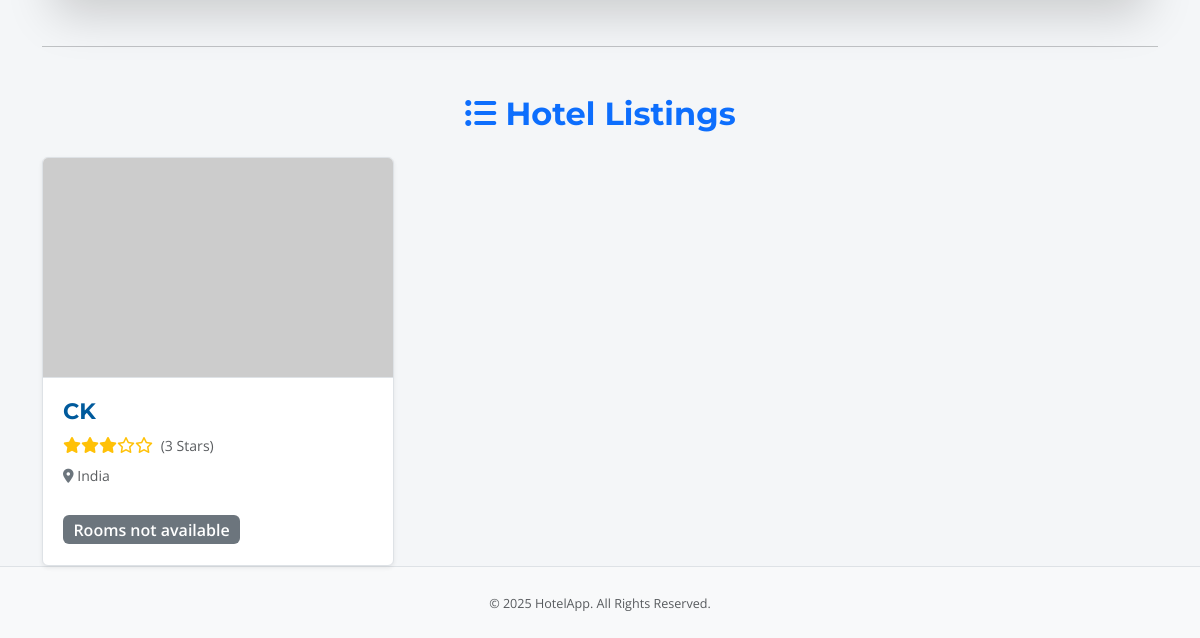
Before: / (lower part) with the older database file.
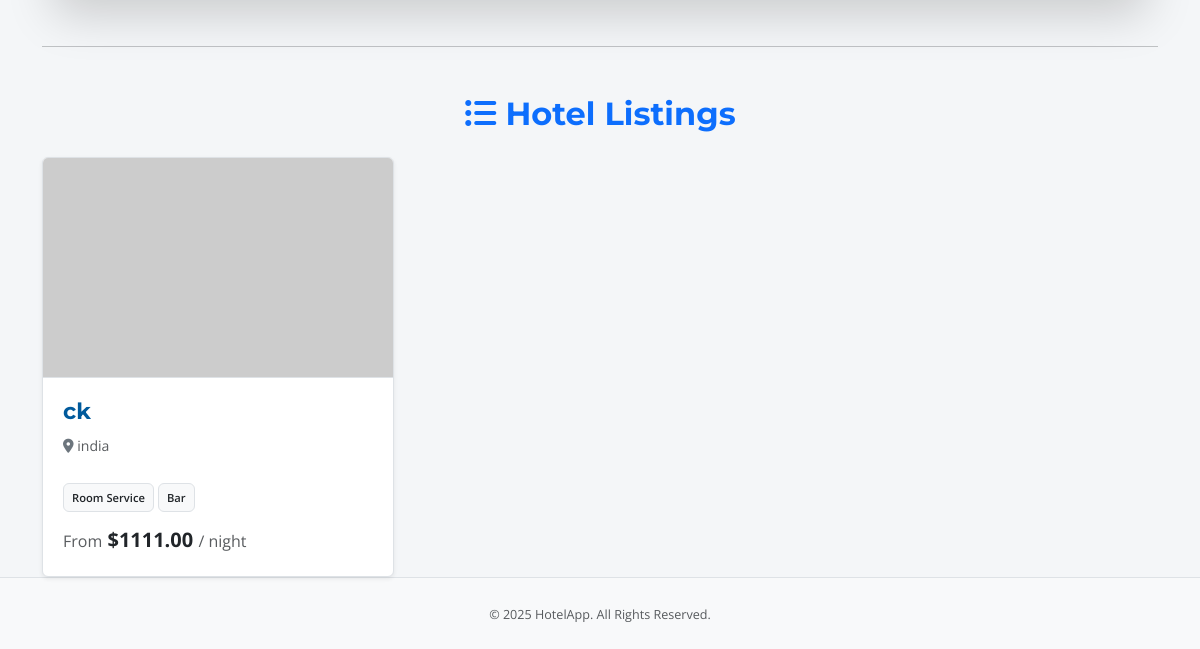
After: the same page with the newer database file.
### app.py (models this page shows, shortened)
class Hotel(db.Model):
    id = db.Column(db.Integer, primary_key=True)
    name = db.Column(db.String(100), nullable=False)
    location = db.Column(db.String(200), nullable=False)
    description = db.Column(db.Text, nullable=True)
    price_per_night = db.Column(db.Float, nullable=True)
    image_url = db.Column(db.String(255), nullable=True, default='https://via.placeholder.com/800x500.png?text=Main+Hotel+Image')
    owner_id = db.Column(db.Integer, db.ForeignKey('user.id', ondelete='CASCADE'), nullable=False)
    is_approved = db.Column(db.Boolean, default=False, nullable=False)
    star_rating = db.Column(db.Integer, nullable=True)
    amenities = db.relationship('Amenity', secondary=hotel_amenities, lazy='subquery', backref=db.backref('hotels', lazy=True))
    latitude = db.Column(db.Float, nullable=True)
    longitude = db.Column(db.Float, nullable=True)
    gallery_images = db.relationship('HotelImage', backref='hotel_ref', lazy='dynamic', cascade="all, delete-orphan")
    bookings = db.relationship('Booking', backref='hotel', lazy=True, foreign_keys='Booking.hotel_id', cascade="all, delete-orphan")
    wishlisted_by_users = db.relationship('Wishlist', backref='hotel', lazy='dynamic', cascade='all, delete-orphan')
    room_types = db.relationship('RoomType', backref='hotel', lazy='dynamic', cascade="all, delete-orphan")
    def get_amenities_list(self): return [amenity.name for amenity in self.amenities]
    def get_min_price(self): return db.session.query(func.min(RoomType.price_per_night)).filter(RoomType.hotel_id == self.id).scalar()

class Amenity(db.Model):
    id = db.Column(db.Integer, primary_key=True)
    name = db.Column(db.String(50), unique=True, nullable=False)

### app.py (the view)
@app.route('/')
def index():
    query = Hotel.query.filter_by(is_approved=True)
    search_term = request.args.get('search_term', '').strip()
    amenities_filter_str = request.args.get('amenities_filter', '').strip()
    if search_term:
        query = query.filter(or_(Hotel.name.ilike(f"%{search_term}%"), Hotel.location.ilike(f"%{search_term}%")))
    if amenities_filter_str:
        req_amenities = [a.strip().lower() for a in amenities_filter_str.split(',') if a.strip()]
        for amenity in req_amenities:
            query = query.join(Hotel.amenities).filter(Amenity.name.ilike(f'%{amenity}%'))
    filtered_hotels = query.order_by(Hotel.name.asc()).all()
    return render_template('index.html', hotels=filtered_hotels)

### app.py (called while the page is built)
@app.context_processor
def utility_processor():
    def is_hotel_in_wishlist(hotel_id):
        if current_user.is_authenticated:
            return Wishlist.query.filter_by(user_id=current_user.id, hotel_id=hotel_id).first() is not None
        return False
    return dict(is_hotel_in_wishlist=is_hotel_in_wishlist)

### templates/index.html (shortened to what this page needs)
{% extends "base.html" %}
{% block content %}
<hr class="my-5">
<h2 class="mb-4 text-center text-primary"><i class="fas fa-list-ul"></i> Hotel Listings</h2>
{% if hotels %}
<div class="row row-cols-1 row-cols-md-2 row-cols-lg-3 g-4">
    {% for hotel in hotels %}
    <div class="col d-flex align-items-stretch">
        <div class="card h-100 shadow-sm hotel-card">
            <a href="{{ url_for('hotel_detail', hotel_id=hotel.id) }}" class="text-decoration-none"><img src="{{ hotel.image_url or 'https://via.placeholder.com/800x500.png?text=No+Image' }}" class="card-img-top" alt="{{ hotel.name }}" style="height: 220px; object-fit: cover;"></a>
            <div class="card-body d-flex flex-column">
                <h5 class="card-title"><a href="{{ url_for('hotel_detail', hotel_id=hotel.id) }}" class="text-decoration-none stretched-link">{{ hotel.name }}</a></h5>
                {% if hotel.star_rating %}<p class="card-text mb-1">{% for i in range(hotel.star_rating) %}<i class="fas fa-star text-warning"></i>{% endfor %}{% for i in range(5 - hotel.star_rating) %}<i class="far fa-star text-warning"></i>{% endfor %}<small class="ms-1 text-muted"> ({{ hotel.star_rating }} Star{{ 's' if hotel.star_rating > 1 }})</small></p>{% endif %}
                <p class="card-text mb-2"><small class="text-muted"><i class="fas fa-map-marker-alt text-secondary"></i> {{ hotel.location }}</small></p>
                {% if hotel.amenities %}<div class="card-text amenities-list mb-2"><small>{% for amenity in hotel.get_amenities_list()[:3] %}<span class="badge bg-light text-dark border me-1 mb-1 p-2">{{ amenity }}</span>{% endfor %}</small></div>{% endif %}
                <div class="d-flex justify-content-between align-items-center mt-auto">
                    <p class="fs-5 mb-0">
                        {% set min_price = hotel.get_min_price() %}
                        {% if min_price %}
                            <small class="text-muted fs-6">From</small> <strong>${{ "%.2f"|format(min_price) }}</strong> <small class="text-muted fs-6">/ night</small>
                        {% else %}
                             <span class="badge bg-secondary">Rooms not available</span>
                        {% endif %}
                    </p>
                </div>
            </div>
        </div>
    </div>
    {% endfor %}
</div>
{% endif %}
{% endblock %}

Changed rows visible on the page:
changed Hotel: name "CK" → "ck"; location "India" → "india"; price_per_night (not shown) → "1111.00"; star_rating "3" → (not shown); star_rating "s" → (not shown); text "Rooms not available" → "From $ / night"
added Amenity: name "Room Service"
added Amenity: name "Bar"
